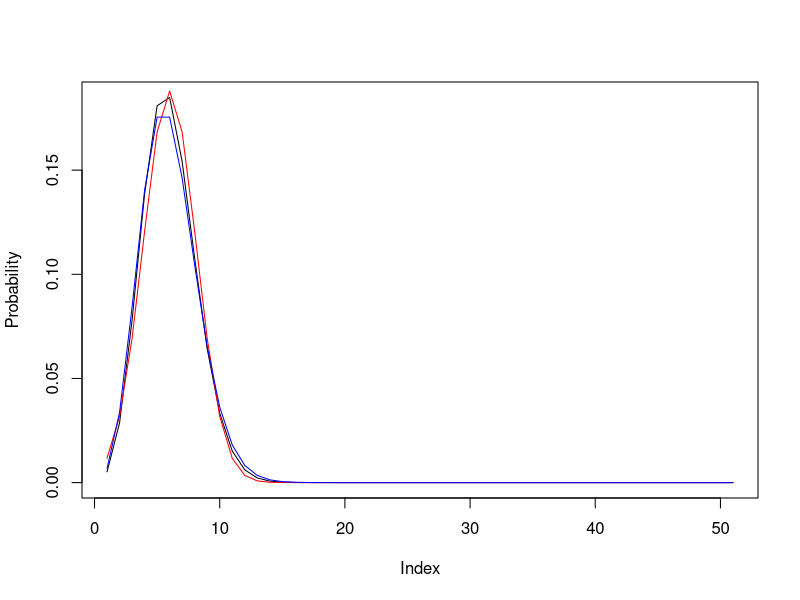
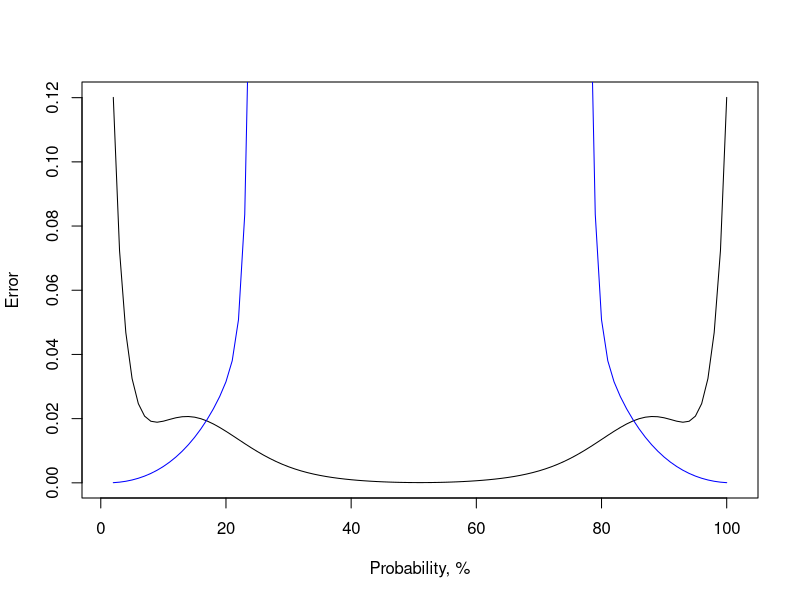

R code for these plots, in order:
## ---- chunk 1
knitr::opts_chunk$set(echo = TRUE)
## ---- chunk 2
n = 8
p = 0.1
k = 1
# Manual calculation using the Bernoulli formula
p1f = choose(n,k)*p^k*(1-p)^(n-k)
## ---- chunk 3
# Calculation using the embedded function
p1 = dbinom(k, n,p)
## ---- chunk 4
k = 0
p0 = dbinom(k, n,p)
p0
## ---- chunk 5
p_more1 = 1 - p0 - p1
## ---- chunk 6
# Define a function for Moivre-Laplace (normal) approximation
approxMoivreLaplaceLocal = function(k, n, p){
	x = (k - n*p)/sqrt(n*p*(1-p))
	# Call the normal density function
  fi = dnorm(x)
	# Approximate calculation
	p = fi/sqrt(n*p*(1-p))
	return(p)
}

n = 800
p = 0.1
k = 85

p_ML = approxMoivreLaplaceLocal(k, n, p)
p_Bernoulli = choose(n,k)*p^k*(1-p)^(n-k)
## ---- chunk 7
# Define a function for integral Moivre-Laplace (normal) approximation

approxMoivreLaplaceIntegral = function(k1, k2, n, p){
	x1 = (k1 - n*p)/sqrt(n*p*(1-p))
	x2 = (k2 - n*p)/sqrt(n*p*(1-p))
	Fi1 = pnorm(x1)
	Fi2 = pnorm(x2)
	p = Fi2-Fi1
	return (p)
}

k1 = 80
k2 = 100

p_ML = approxMoivreLaplaceIntegral(k1, k2, n, p)
p_Bernoulli = 0
for (k in k1:k2){
  p_Bernoulli = p_Bernoulli + choose(n,k)*p^k*(1-p)^(n-k)
}
## ---- chunk 8
# Define a function for Poisson approximation
approxPoisson = function(k, n, p){
	if (p>0.5){
		k = n - k
		p = 1 - p
	}
	res = (n*p)^k/factorial(k)*exp(-n*p)
	return(res)
}

n = 800
p = 0.001
k = 1

p_Poisson = approxPoisson(k, n, p)
p_Bernoulli = choose(n,k)*p^k*(1-p)^(n-k)
## ---- chunk 9
n = 50
k=seq(from=0, to=n)
p=0.1

# Calculating probabilities for all k values in [0,50] using the exact Bernoulli formula.
# Note the "magic" with vector calculation
pBin = choose(n,k)*p^k*(1-p)^(n-k)

# Calculating probabilities for all k values in [0,50] using the Moivre-Laplace approximation
pMoivreLaplace = approxMoivreLaplaceLocal (k,n,p)

# Calculating probabilities for all k values in [0,50] using the Poisson approximation
pPoisson = approxPoisson(k,n,p)

# Plot calculated probabilities

plot(pBin, type="l", ylab="Probability")
lines(pMoivreLaplace , type="l", col="red")
lines(pPoisson, type="l", col="blue")
## ---- chunk 10
# Vectors of errors for different probability values
MoivreLaplaceErrors = c()
PoissonErrors = c()

# A cycle from 0 to 1 with a step 0.01
for (p in seq(0,1, by = 0.01)){
	pBin = dbinom(k,n,p)
	pMoivreLaplace = approxMoivreLaplaceLocal(k,n,p)
	pPoisson = approxPoisson(k,n,p)
	
	# Fill error vectors with relative squared errors
	MoivreLaplaceErrors = append(MoivreLaplaceErrors, sum(((pBin-pMoivreLaplace)^2)/pBin))
	PoissonErrors = append(PoissonErrors, sum(((pBin-pPoisson)^2)/pBin))
}

# Plot error values
plot(MoivreLaplaceErrors, type="l", xlab="Probability, %", ylab="Error")
lines(PoissonErrors, type="l", col="blue")
